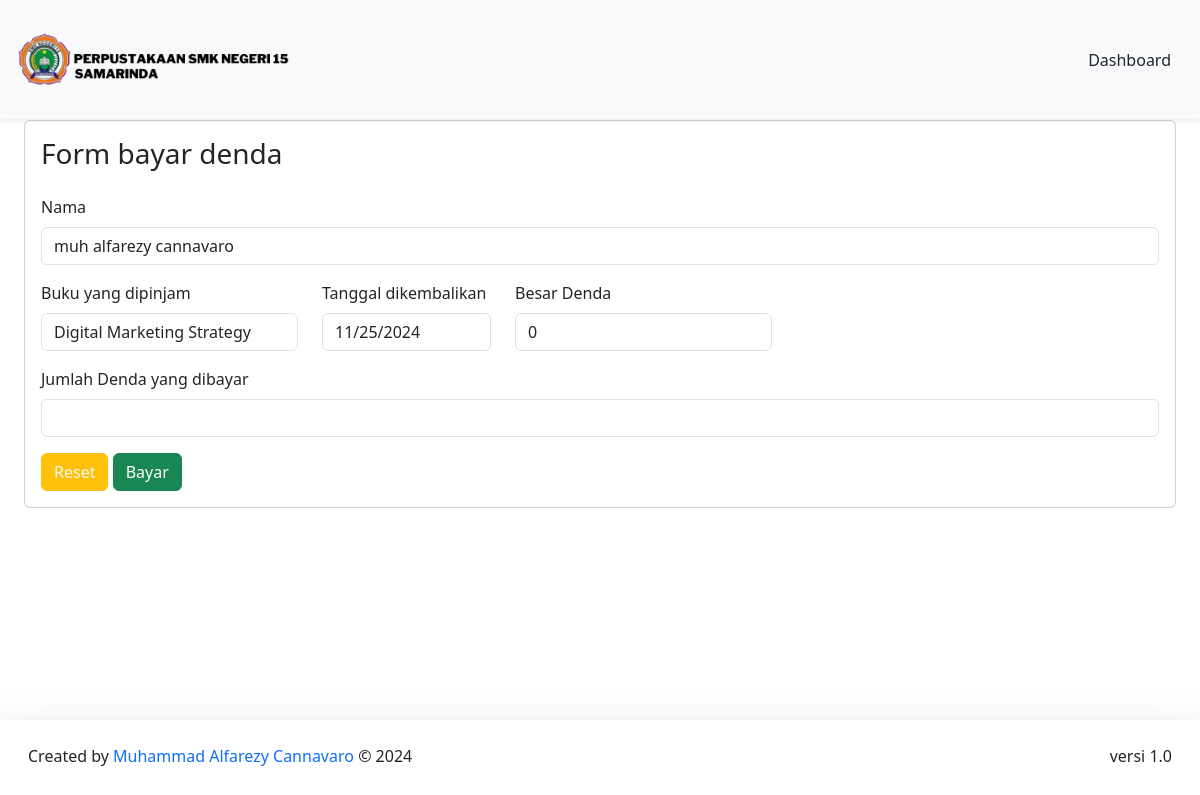
The page /DashboardMember/formPeminjaman/formBayarDenda.php?id=61 (signed in) on the database its author committed.
### tables this page shows
CREATE TABLE `pengembalian` (
  `id_pengembalian` int(11) NOT NULL,
  `id_peminjaman` int(11) NOT NULL,
  `id_buku` varchar(20) NOT NULL,
  `nisn` int(11) NOT NULL,
  `id_admin` int(11) NOT NULL,
  `buku_kembali` date NOT NULL,
  `keterlambatan` enum('YA','TIDAK') NOT NULL,
  `denda` int(15) NOT NULL
);

CREATE TABLE `member` (
  `nisn` int(11) NOT NULL,
  `kode_member` varchar(12) NOT NULL,
  `nama` varchar(255) NOT NULL,
  `password` varchar(255) NOT NULL,
  `jenis_kelamin` varchar(20) NOT NULL,
  `kelas` varchar(5) NOT NULL,
  `jurusan` varchar(50) NOT NULL,
  `no_tlp` varchar(15) NOT NULL,
  `tgl_pendaftaran` date NOT NULL
);

CREATE TABLE `buku` (
  `cover` varchar(255) NOT NULL,
  `id_buku` varchar(20) NOT NULL,
  `kategori` varchar(255) NOT NULL,
  `judul` varchar(255) NOT NULL,
  `pengarang` varchar(255) NOT NULL,
  `penerbit` varchar(255) NOT NULL,
  `tahun_terbit` date NOT NULL,
  `jumlah_halaman` int(11) NOT NULL,
  `buku_deskripsi` text NOT NULL
);

### config/config.php (called while the page is built, shortened)
<?php
$host = "127.0.0.1";
$username = "root";
$password = "";
$database_name = "perpustakaan";
$connection = mysqli_connect($host, $username, $password, $database_name);
function queryReadData($dataKategori) {
  global $connection;
  $result = mysqli_query($connection, $dataKategori);
  $items = [];
  while($item = mysqli_fetch_assoc($result)) {
    $items[] = $item;
  }
  return $items;
}
?>

### DashboardMember/formPeminjaman/formBayarDenda.php (the view, shortened to what this page needs)
<?php
require "../../config/config.php";
$dendaSiswa = $_GET["id"];
$query = queryReadData("SELECT pengembalian.id_pengembalian, buku.judul, member.nama, pengembalian.buku_kembali, pengembalian.keterlambatan, pengembalian.denda
FROM pengembalian
INNER JOIN buku ON pengembalian.id_buku = buku.id_buku
INNER JOIN member ON pengembalian.nisn = member.nisn
WHERE pengembalian.id_pengembalian = $dendaSiswa");
?>
<!DOCTYPE html>
  <html lang="en">
  <head>
    <link href="https://cdn.jsdelivr.net/npm/bootstrap@5.3.2/dist/css/bootstrap.min.css" rel="stylesheet">
  </head>
  <body>
    <nav class="navbar fixed-top bg-body-tertiary shadow-sm">
      <div class="container-fluid p-3">
        <a class="navbar-brand" href="#">
          <img src="../../assets/LOGO 2.png" alt="logo" width="280px">
        </a>
        <a class="btn btn-tertiary" href="../dashboardMember.php">Dashboard</a>
      </div>
    </nav>
  <div class="p-4 mt-5">
    <div class="mt-5 card p-3 mb-5">
    <form action="" method="post">
    <h3>Form bayar denda</h3>
      <?php foreach ($query as $item) : ?>
      <div class="mt-4 mb-3">
          <label for="exampleFormControlInput1" class="form-label">Nama</label>
          <input type="text" class="form-control" placeholder="Nama siswa" name="nama" id="nama" value="<?= $item["nama"]; ?>" readonly>
          </div>
      <div class="d-flex flex-wrap gap-4">
        <div class="mb-3">
          <label for="exampleFormControlInput1" class="form-label">Buku yang dipinjam</label>
          <input type="text" class="form-control" placeholder="Judul Buku" name="judul" id="judul" value="<?= $item["judul"]; ?>" readonly>
          </div>
        <div class="mb-3">
          <label for="exampleFormControlInput1" class="form-label">Tanggal dikembalikan</label>
          <input type="date" class="form-control" name="buku_kembali" id="buku_kembali" value="<?= $item["buku_kembali"]; ?>" readonly>
          </div>
        <div class="mb-3">
          <label for="exampleFormControlInput1" class="form-label">Besar Denda</label>
          <input type="number" class="form-control" name="denda" id="denda" value="<?= $item["denda"]; ?>" readonly>
          </div>
      </div>
      <?php endforeach; ?>
      <div class="mb-3">
          <label for="exampleFormControlInput1" class="form-label">Jumlah Denda yang dibayar</label>
          <input type="number" class="form-control" name="bayarDenda" id="bayarDenda" required>
      </div>
      <button type="reset" class="btn btn-warning text-light">Reset</button>
      <button type="submit" class="btn btn-success" name="bayar">Bayar</button>
    </form>
    </div>
    </div>
    <footer class="fixed-bottom mt-5 shadow-lg bg-subtle p-3">
      <div class="container-fluid d-flex justify-content-between">
      <p class="mt-2">Created by <span class="text-primary"> Muhammad Alfarezy Cannavaro</span> © 2024</p>
      <p class="mt-2">versi 1.0</p>
      </div>
  </footer>
  </body>
</html>

### rows shown on the page
pengembalian: nama "muh alfarezy cannavaro", judul "Digital Marketing Strategy", buku_kembali "11/25/2024", denda "0"
